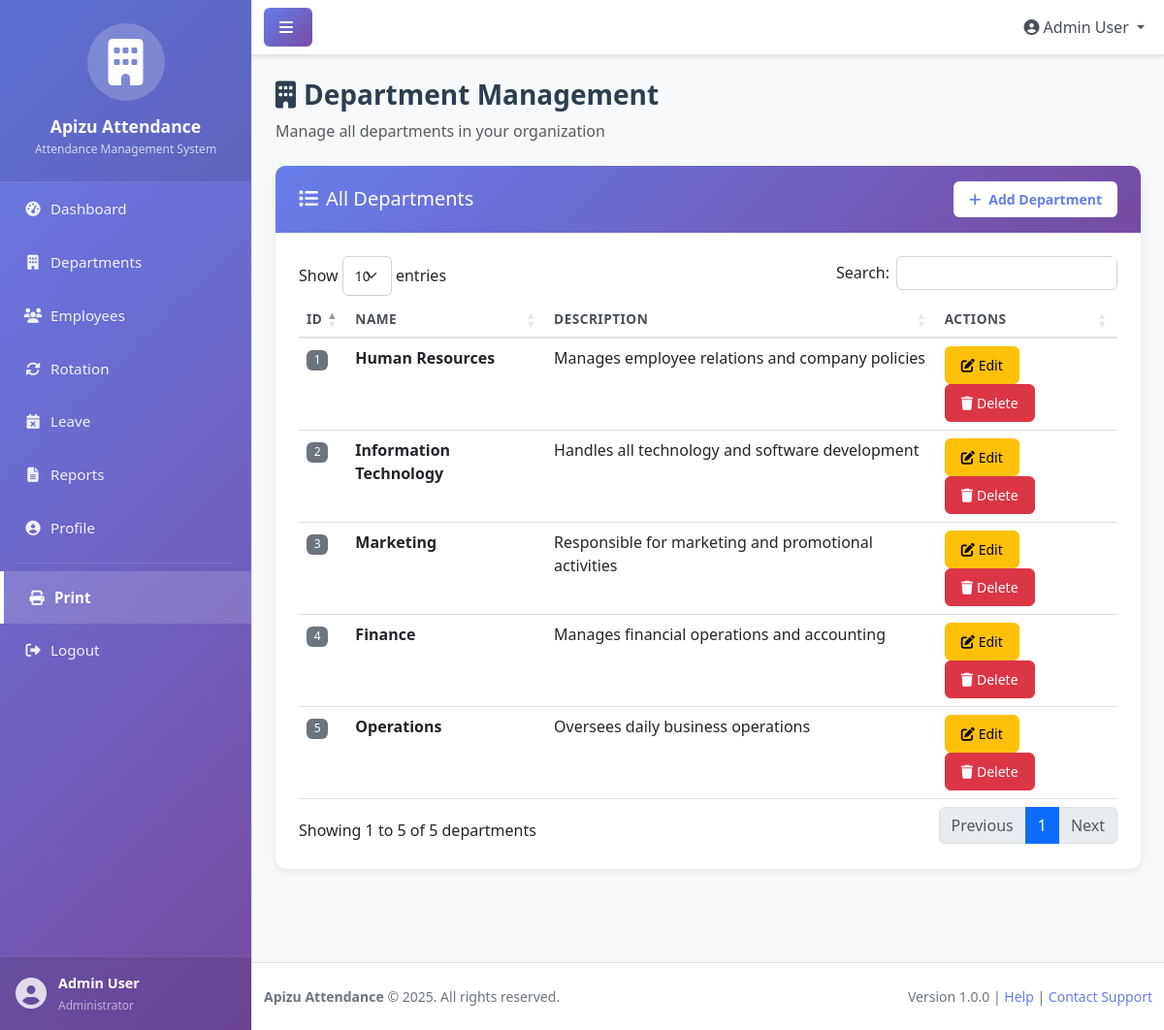
The page /admin/departments.php (signed in) on the database its author committed.
### tables this page shows
CREATE TABLE IF NOT EXISTS departments (
    id INT AUTO_INCREMENT PRIMARY KEY,
    name VARCHAR(255) NOT NULL UNIQUE,
    description TEXT,
    created_at TIMESTAMP DEFAULT CURRENT_TIMESTAMP,
    updated_at TIMESTAMP DEFAULT CURRENT_TIMESTAMP ON UPDATE CURRENT_TIMESTAMP
);

### admin/departments.php (the view, shortened to what this page needs)
<?php
require_once __DIR__ . "/../config/config.php";
$departments = $pdo->query("SELECT * FROM departments ORDER BY name ASC")->fetchAll(PDO::FETCH_ASSOC);
include 'includes/header.php';
?>
<div class="d-flex" id="wrapper">
    <?php include 'includes/sidebar.php'; ?>
    <div id="page-content-wrapper">
        <nav class="navbar navbar-expand-lg navbar-light bg-white border-bottom">
            <div class="container-fluid">
                <button class="btn btn-primary" id="sidebarToggle">
                    <i class="fas fa-bars"></i>
                </button>
                <div class="collapse navbar-collapse" id="navbarSupportedContent">
                    <ul class="navbar-nav ms-auto mt-2 mt-lg-0">
                        <li class="nav-item dropdown">
                            <a class="nav-link dropdown-toggle" id="navbarDropdown" href="#" role="button"
                                data-bs-toggle="dropdown">
                                <i
                                    class="fas fa-user-circle me-1"></i><?php echo htmlspecialchars($_SESSION["user_name"]); ?>
                            </a>
                        </li>
                    </ul>
                </div>
            </div>
        </nav>
        <div class="container-fluid p-3 p-md-4">
            <div class="page-header mb-4">
                <h1 class="page-title">
                    <i class="fas fa-building me-2"></i>Department Management
                </h1>
                <p class="text-muted mb-0">Manage all departments in your organization</p>
            </div>
            <div class="card modern-card">
                <div class="card-header">
                    <div class="d-flex justify-content-between align-items-center">
                        <h5 class="card-title mb-0">
                            <i class="fas fa-list me-2"></i>All Departments
                        </h5>
                        <button type="button" class="btn btn-light btn-sm" data-bs-toggle="modal"
                            data-bs-target="#addEditDepartmentModal">
                            <i class="fas fa-plus me-2"></i>Add Department
                        </button>
                    </div>
                </div>
                <div class="card-body">
                    <div class="table-responsive">
                        <table id="departmentsTable" class="table table-hover">
                            <thead>
                                <tr>
                                    <th>ID</th>
                                    <th>Name</th>
                                    <th>Description</th>
                                    <th>Actions</th>
                                </tr>
                            </thead>
                            <tbody>
                                <?php foreach ($departments as $dept): ?>
                                <tr>
                                    <td><span class="badge bg-secondary"><?php echo $dept["id"]; ?></span></td>
                                    <td><strong><?php echo htmlspecialchars($dept["name"]); ?></strong></td>
                                    <td><?php echo htmlspecialchars($dept["description"]); ?></td>
                                    <td>
                                        <button type="button" class="btn btn-sm btn-warning"
                                            data-id="<?php echo $dept["id"]; ?>"
                                            data-name="<?php echo htmlspecialchars($dept["name"]); ?>"
                                            data-description="<?php echo htmlspecialchars($dept["description"]); ?>"
                                            data-bs-toggle="modal" data-bs-target="#addEditDepartmentModal">
                                            <i class="fas fa-edit me-1"></i>Edit
                                        </button>
                                        <a href="departments.php?action=delete&id=<?php echo $dept["id"]; ?>"
                                            class="btn btn-sm btn-danger"
                                            onclick="return confirm('Are you sure you want to delete this department?');">
                                            <i class="fas fa-trash me-1"></i>Delete
                                        </a>
                                    </td>
                                </tr>
                                <?php endforeach; ?>
                            </tbody>
                        </table>
                    </div>
                </div>
            </div>
        </div>
        <?php include 'includes/footer.php'; ?>

### assets/css/style.css (style rules this page uses)
* { margin: 0; padding: 0; box-sizing: border-box; }
body { font-family: 'Segoe UI', Tahoma, Geneva, Verdana, sans-serif; overflow-x: hidden; background-color: #f8f9fa; }
#wrapper { display: flex; min-height: 100vh; }
#page-content-wrapper { flex: 1; min-width: 0; }
.navbar { box-shadow: 0 2px 4px rgba(0, 0, 0, 0.1); background-color: #fff !important; }
.navbar .nav-link { color: #495057; transition: color 0.3s; }
.card { border-radius: 10px; box-shadow: 0 2px 8px rgba(0, 0, 0, 0.1); border: none; transition: transform 0.3s, box-shadow 0.3s; margin-bottom: 1.5rem; }
.card-header { background: linear-gradient(135deg, #667eea 0%, #764ba2 100%); color: white; font-weight: 600; border-radius: 10px 10px 0 0 !important; padding: 1rem 1.5rem; border-bottom: none; }
.card-body { padding: 1.5rem; }
.btn { border-radius: 6px; padding: 0.5rem 1rem; font-weight: 500; transition: all 0.3s; }
.btn-primary { background: linear-gradient(135deg, #667eea 0%, #764ba2 100%); border: none; }
.btn i { margin-right: 0.25rem; }
.table-responsive { border-radius: 8px; overflow-x: auto; position: relative; }
.table { margin-bottom: 0; }
.table thead th { border-bottom: 2px solid #dee2e6; font-weight: 600; text-transform: uppercase; font-size: 0.85rem; letter-spacing: 0.5px; color: #495057; }
.table tbody tr { transition: background-color 0.2s; }
.badge { padding: 0.35em 0.65em; font-weight: 500; border-radius: 6px; }
.fade-in { animation: fadeIn 0.5s ease-in-out; }

### admin/includes/header.php (style rules this page uses)
body { overflow-x: hidden; background-color: #f8f9fa; }
#wrapper { display: flex; min-height: 100vh; }
#page-content-wrapper { flex: 1; min-width: 0; }
.fade-in { animation: fadeIn 0.5s ease-in; }

### admin/departments.php (style rules this page uses)
.modern-card { border: none; border-radius: 12px; box-shadow: 0 2px 8px rgba(0, 0, 0, 0.08); }
.modern-card .card-header { background: linear-gradient(135deg, #667eea 0%, #764ba2 100%); color: white; border-radius: 12px 12px 0 0; padding: 1rem 1.5rem; border: none; }
.modern-card .card-header .btn-light { background: white; color: #667eea; border: none; font-weight: 600; }
.page-header .page-title { font-size: 1.75rem; font-weight: 600; color: #2c3e50; margin-bottom: 0.5rem; }

### rows shown on the page
departments: id "4", name "Finance", description "Manages financial operations and accounting"
departments: id "1", name "Human Resources", description "Manages employee relations and company policies"
departments: id "2", name "Information Technology", description "Handles all technology and software development"
departments: id "3", name "Marketing", description "Responsible for marketing and promotional activities"
departments: id "5", name "Operations", description "Oversees daily business operations"

### other values the page prints
$company_name "Apizu Attendance"
$system_name "Attendance Management System"
$_SESSION["user_name"] "Admin User"
